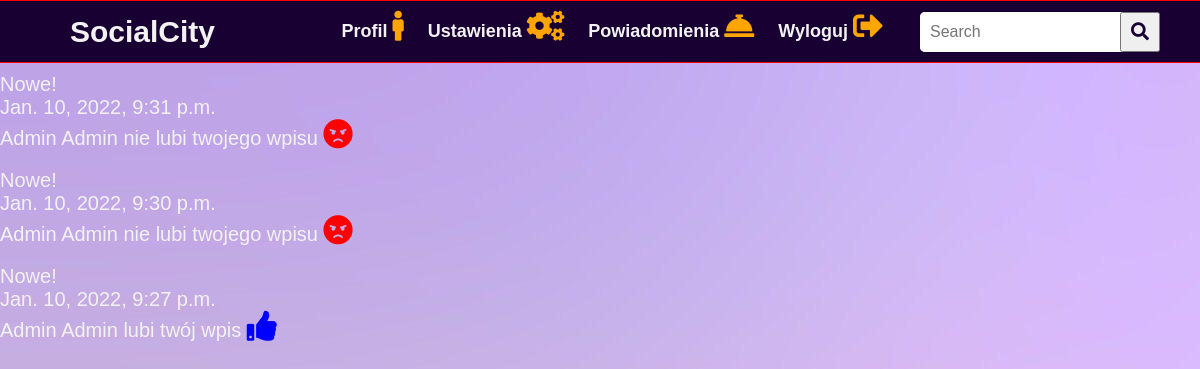
Before: /notifications/ (signed in) with the older database file.
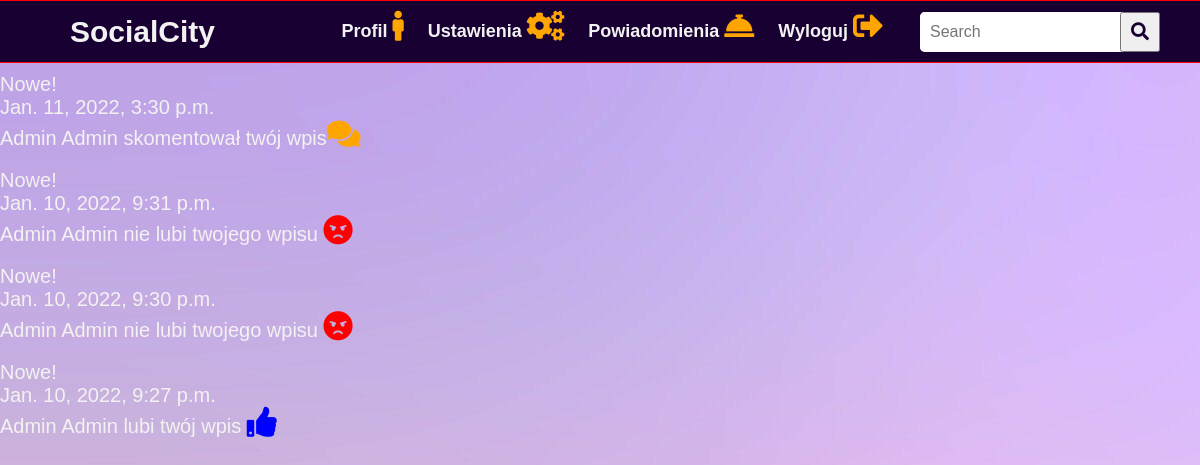
After: the same page with the newer database file.
### Accounts/models.py (models this page shows, shortened)
class Notification(models.Model):
    date = models.DateTimeField(auto_now=True)
    user = models.ForeignKey(User, on_delete=models.CASCADE)
    new = models.BooleanField(default=True)

class Action(models.Model):
    TYPE_CHOICES = [
        ('LIKE', 'Like'),
        ('DISLIKE', 'Dislike'),
        ('COMMENT', 'Comment'),
    ]
    user = models.ForeignKey(User, null=True, on_delete=models.CASCADE)
    notification = models.OneToOneField(Notification, null=True, on_delete=models.CASCADE)
    post = models.ForeignKey(Post, on_delete=models.CASCADE)
    type = models.CharField(max_length=50, choices=TYPE_CHOICES)

### Pages/views.py (the view)
# urls.py: path('notifications/', notification_page, name='notification-page'),
@login_required(login_url='/landing')
def notification_page(request):
    queryset = Notification.objects.filter(user=request.user).order_by('-date')
    context = {
        "queryset": queryset
    }
    return render(request, "notification_view.html", context)

### Accounts/models.py (called while the page is built)
    def get_absolute_url(self):
        return reverse('accounts:profile-view', kwargs={'my_id': self.id})

### Pages/templates/notification_view.html (shortened to what this page needs)
{%extends 'base.html'%}
{%block navbar%}
{%include "navbar.html" %}
{%endblock%}
{%block content%}
{%for instance in queryset%}
<div class = "noti">
    {%if instance.new%}
    <p>Nowe!</p>
    {%endif%}
    <p>{{instance.date}}</p>
    {%if instance.request%}
        {{instance.request.user.first_name}} {{instance.request.user.last_name}} chce dodać Cię do znajomych
        <a href="{{instance.get_accept_url}}">Zaakceptuj <i class="fas fa-check" style="color:green"></i></a>
        <a href="{{instance.get_decline_url}}">Odmów <i class="fas fa-times"style="color:red"></i></a>
    {%elif instance.action%}
        {%if instance.action.type == 'LIKE'%}
            {{instance.action.user.first_name}} {{instance.action.user.last_name}} lubi twój wpis <i class="fas fa-thumbs-up"style="color:blue"></i>
        {%elif instance.action.type == 'DISLIKE'%}
            {{instance.action.user.first_name}} {{instance.action.user.last_name}} nie lubi twojego wpisu <i class="fas fa-angry"style="color:red"></i>
        {%elif instance.action.type == 'COMMENT'%}
            {{instance.action.user.first_name}} {{instance.action.user.last_name}} skomentował twój wpis<i class="fas fa-comments"style="color:orange"></i>
        {%endif%}
    {%endif%}
{%endfor%}
</div>
{%endblock%}

### templates/base.html (shortened to what this page needs)
<!DOCTYPE HTML>
<html lang = "pl">
<head>
    {% load static %}
    <link rel="stylesheet" type="text/css" href="{% static 'css/style.css' %}"/>
    <link rel="stylesheet" href="https://cdnjs.cloudflare.com/ajax/libs/font-awesome/5.15.3/css/all.min.css"/>
    </head>
    <body>
        {%block navbar%}
        {%endblock%}
    <div class="content">
        {%block content%}{%endblock%}
    </div>
    </body>
</html>

### templates/navbar.html (shortened to what this page needs)
<nav>
    <ul>
        <li class="logo"><a href="/" style="text-decoration: none">SocialCity</a></li>
        <div class="items">
            <li><a href="{{request.user.account.get_absolute_url}}">Profil <i class="fas fa-male" style="color:orange"></i> </a></li>
            <li><a href="/settings">Ustawienia <i class="fas fa-cogs" style="color:orange"></i> </a></li>
            <li><a href="/notifications" >Powiadomienia <i class="fas fa-concierge-bell"style="color:orange"></i></a></li>
            <li><a href="/logout">Wyloguj <i class="fas fa-sign-out-alt"style="color:orange"></i> </a></li>
        </div>
        <li class="search-icon">
            <form method="GET", action="{% url 'pages:search-page'%}">
                <input type="search" placeholder="Search", name="query", value="{{request.GET.query}}">
                <button class="icon", type="submit">
                    <span class="fas fa-search"></span>
                </button>
            </form>
        </li>
    </ul>
</nav>

### static/css/style.css (style rules this page uses)
body { background: url("/static/images/background.jpg"); background-repeat: no-repeat; background-attachment: fixed; }
input { color:black; }
* { margin: 0; padding: 0; color: #f2f2f2; box-sizing: border-box; font-family: 'Montserrat', sans-serif; }
nav { background: #190033; padding: 10px 40px 10px 70px; border: 1px solid red; border-left: none; border-right: none; }
nav ul { display: flex; list-style: none; flex-wrap: wrap; align-items: center; justify-content: center; }
nav ul li.logo { flex: 1; font-size: 30px; font-weight: 700; }
nav ul div.items { display: inline-flex; padding: 0 25px; }
nav ul div.items a { text-decoration: none; font-size: 18px; padding: 0 12px; }
nav ul .search-icon { height: 40px; width: 240px; display: flex; background: #f2f2f2; border-radius: 5px }
nav ul .search-icon input { height: 100%; width: 200px; border: none; outline: none; padding: 0 10px; color: #000; font-size: 16px; border-radius: 5px 0 0 5px; }
nav ul .search-icon .icon { height: 40px; position: absolute; width: 40px; line-height: 40px; text-align: center; border: 1px solid #cccccc border-radius: 0 5px 5px 0; }
nav ul .search-icon .icon span { color: #190033; font-size: 18px; }
.content { z-index: -2; text-align:center; }
.fas { font-size:30px; margin-bottom:10px; }
a { text-decoration: none; font-weight:bold; }
.items { line-height:40px; align:left; }
.noti { font-size:20px; margin-bottom:20px; margin-top:10px; }

### Pages/templates/notification_view.html (style rules this page uses)
.content { text-align:left; }

Changed rows visible on the page:
added Notification: new "Nowe!", date "Jan. 11, 2022, 3:30 p.m.", action.user.first_name "Admin", action.user.last_name "Admin"
